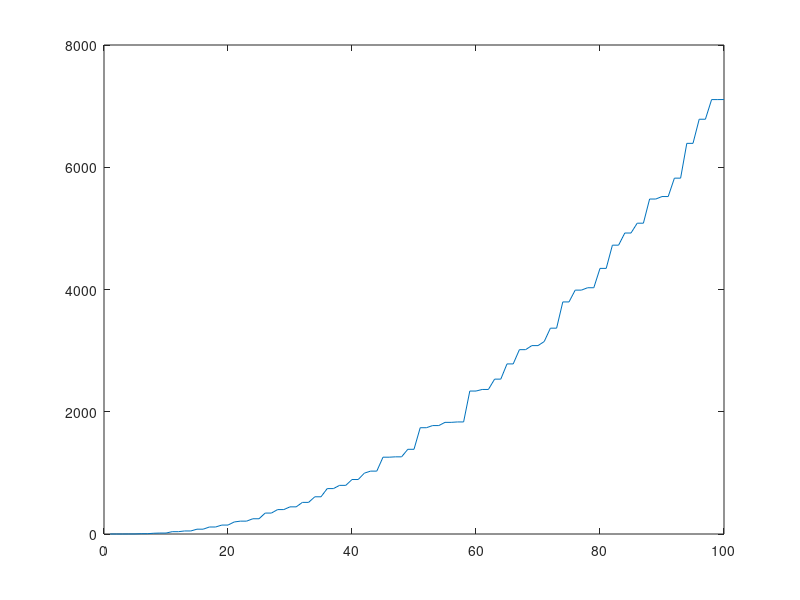

This chart was generated by the following MATLAB code: (Note: this script raises an error after producing the figure.)
function [evsAnalytic, evsEmpirical, meanEdgeLengths] = SquareExperiment

%% Compute spectrum analytically
[Kx, Ky] = meshgrid(0:200, 0:200);
Kx = Kx .* (pi/2); Ky = Ky .* (pi/2);
evsAnalytic = sort(1e-2 .* (Kx(:).^4 + Ky(:).^4) + 2 .* Kx(:).^2 .* Ky(:).^2);
figure; plot(evsAnalytic(1:100)); hold on;

%% Compute spectrum empirically
meshFiles = ["../../models/square0.03.obj", "../../models/square0.025.obj", ...
             "../../models/square0.02.obj", "../../models/square0.015.obj"];

i = 1;
for meshFile = meshFiles
    [verts, faces] = load_mesh(meshFile);
    square = ProcessMesh2D(verts, faces);
    meanEdgeLengths(i) = mean(square.edgeLengths);
    [~, Tij] = Frame2Tensor2D(square, MBO2D(square, true), 1e-2);
    [Op, M] = FFOp2D(square, Tij, true);
    evsEmpirical(:, i) = eigs(Op + 1e-6 * M, M, 100, 'smallestabs');
    i = i + 1;
end
plot(evsEmpirical);


end